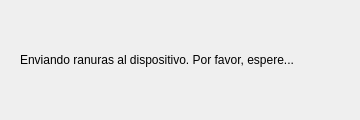
<?xml version="1.0" encoding="UTF-8"?>
<ui version="4.0">
 <class>WaitWindow</class>
 <widget class="QWidget" name="WaitWindow">
  <property name="geometry">
   <rect>
    <x>0</x>
    <y>0</y>
    <width>360</width>
    <height>120</height>
   </rect>
  </property>
  <property name="minimumSize">
   <size>
    <width>360</width>
    <height>120</height>
   </size>
  </property>
  <property name="maximumSize">
   <size>
    <width>360</width>
    <height>120</height>
   </size>
  </property>
  <property name="windowTitle">
   <string>GranaSAT PWM Box</string>
  </property>
  <property name="windowIcon">
   <iconset resource="../res/res.qrc">
    <normaloff>:/icons/granasat.png</normaloff>:/icons/granasat.png</iconset>
  </property>
  <layout class="QVBoxLayout" name="verticalLayout">
   <property name="spacing">
    <number>5</number>
   </property>
   <property name="leftMargin">
    <number>20</number>
   </property>
   <property name="topMargin">
    <number>20</number>
   </property>
   <property name="rightMargin">
    <number>20</number>
   </property>
   <property name="bottomMargin">
    <number>20</number>
   </property>
   <item>
    <widget class="QLabel" name="message">
     <property name="minimumSize">
      <size>
       <width>0</width>
       <height>0</height>
      </size>
     </property>
     <property name="maximumSize">
      <size>
       <width>1000</width>
       <height>15</height>
      </size>
     </property>
     <property name="text">
      <string>Enviando ranuras al dispositivo. Por favor, espere...</string>
     </property>
    </widget>
   </item>
  </layout>
 </widget>
 <resources>
  <include location="../res/res.qrc"/>
 </resources>
 <connections/>
</ui>
